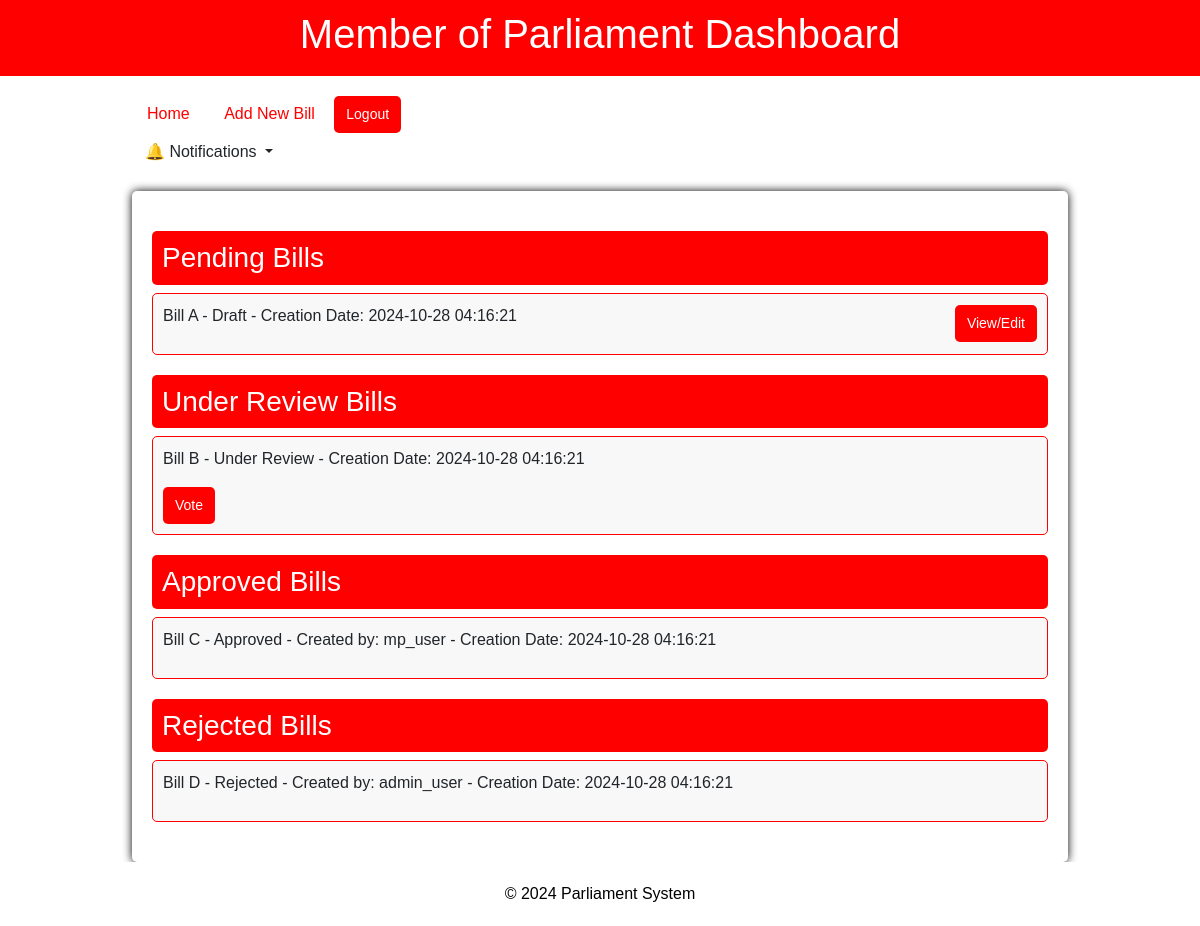
/MPDashboard (signed in), run on the app's committed database.
### tables this page shows
CREATE TABLE IF NOT EXISTS `bill` (
  `id` int(11) NOT NULL AUTO_INCREMENT,
  `title` varchar(255) NOT NULL,
  `description` text NOT NULL,
  `author_id` int(11) DEFAULT NULL,
  `draft_content` text DEFAULT NULL,
  `status` enum('Draft', 'Under Review', 'Approved', 'Rejected') NOT NULL,
  `created_time` timestamp NOT NULL DEFAULT current_timestamp(),
  `updated_time` timestamp NOT NULL DEFAULT current_timestamp() ON UPDATE current_timestamp(),
  PRIMARY KEY (`id`),
  KEY `author_id` (`author_id`),
  CONSTRAINT `bill_ibfk_1` FOREIGN KEY (`author_id`) REFERENCES `user` (`id`)
);

CREATE TABLE IF NOT EXISTS `user` (
  `id` int(11) NOT NULL AUTO_INCREMENT,
  `username` varchar(50) NOT NULL,
  `password_hash` varchar(255) NOT NULL,
  `role` enum('MP', 'Reviewer', 'Administrator') NOT NULL,
  `email` varchar(100) NOT NULL,
  `created_time` timestamp NOT NULL DEFAULT current_timestamp(),
  `updated_time` timestamp NOT NULL DEFAULT current_timestamp() ON UPDATE current_timestamp(),
  PRIMARY KEY (`id`)
);

### src/BaseController.php (called while the page is built)
<?php
class BaseController
{
    protected function render($view, $data = [])
    {
        extract($data);
        include_once __DIR__ .  "/Views/$view.php";
    }
}

### src/Controllers/DashBoardController.php (called while the page is built, shortened)
<?php
require_once __DIR__ . '/../BaseController.php';
require_once __DIR__ . '/../Repositories/BillRepository.php';
class DashBoardController extends BaseController
{
    private $billRepository;
    public function __construct()
    {
        $this->billRepository = new BillRepository();
    }
    public function MPDashboard()
    {
        $allBills = $this->billRepository->getAllBills();
        $this->render("Dashboard/MP_Dashboard", ["bills" => $allBills]);
    }
}

### src/Repositories/BillRepository.php (called while the page is built, shortened)
<?php
require_once __DIR__ . "/../DB/DB.php";
require_once __DIR__ . "/../Models/Bill.php";
class BillRepository
{
    private DB $dbContext;
    public function __construct()
    {
        $this->dbContext = DB::getInstance();
    }
    public function getAllBills()
    {
        $sqlQuery = "
            SELECT b.*, u.username
            FROM bill b
            JOIN user u ON b.author_id = u.id";
        $billsData = $this->dbContext->query($sqlQuery, [], true);
        $bills = [];
        foreach ($billsData as $billData) {
            $bill = Bill::GenerateBill($billData);
            $bills[] = $bill;
        }
        return $bills;
    }
}

### src/DB/dockerConfig.php (called while the page is built)
<?php
return [
    'DB_HOST'     => 'mysql-db',
    'DB_PORT'     => '3306',
    'DB_DATABASE' => 'legislation',
    'DB_USERNAME' => 'root',
    'DB_PASSWORD' => 'rootpassword'
];

### src/DB/DB.php (called while the page is built, shortened)
<?php
class DB
{
    private $pdo;
    private static $instance = null;
    public function __construct()
    {
        $config = require __DIR__ . '/dockerConfig.php';
        $host     = $config['DB_HOST'];
        $port     = $config['DB_PORT'];
        $dbname   = $config['DB_DATABASE'];
        $username = $config['DB_USERNAME'];
        $password = $config['DB_PASSWORD'];
        $dsn = "mysql:host=$host;port=$port;dbname=$dbname;charset=utf8mb4";
        try {
            $this->pdo = new PDO($dsn, $username, $password);
            $this->pdo->setAttribute(PDO::ATTR_ERRMODE, PDO::ERRMODE_EXCEPTION);
        } catch (PDOException $e) {
            die("Database connection failed: " . $e->getMessage());
        }
    }
    public static function getInstance()
    {
        if (self::$instance === null) {
            self::$instance = new self();
        }
        return self::$instance;
    }
    public function query($sql, $params = [], $fetch = true)
    {
        try {
            $stmt = $this->pdo->prepare($sql);
            $stmt->execute($params);
            if ($fetch) {
                return $stmt->fetchAll(PDO::FETCH_ASSOC);
            }
            return true;
        } catch (PDOException $e) {
            die("Query failed: " . $e->getMessage());
        }
    }
}

### src/Models/Bill.php (called while the page is built, shortened)
<?php
class Bill
{
    private $title;
    private $status;
    private $created_time;
    private $userName;
    public function __construct($id, $title, $description, $author_id, $draft_content, $status, $created_time, $updated_time, $userName = null)
    {
        $this->title = $title;
        $this->status = $status;
        $this->created_time = $created_time;
        $this->userName = $userName;
    }
    public function getTitle()
    {
        return $this->title;
    }
    public function getStatus()
    {
        return $this->status;
    }
    public function getCreatedTime()
    {
        return $this->created_time;
    }
    public function getUsername()
    {
        return $this->userName;
    }
    public static function GenerateBill(array $data)
    {
        return new self(
            $data['id'],
            $data['title'],
            $data['description'],
            $data['author_id'],
            $data['draft_content'],
            $data['status'],
            $data['created_time'],
            $data['updated_time'],
            $data["username"]
        );
    }
}

### src/Views/Dashboard/MP_Dashboard.php (the view, shortened to what this page needs)
<!DOCTYPE html>
<html lang="en">
<head>
    <link href="https://cdn.jsdelivr.net/npm/bootstrap@5.3.0/dist/css/bootstrap.min.css" rel="stylesheet">
</head>
<body>
    <header>
        <h1>Member of Parliament Dashboard</h1>
    </header>
    <div class="container">
        <nav>
            <a href="#">Home</a>
            <a href="Bill/AddBill">Add New Bill</a>
            <button id="logoutButton" class="action-button">Logout</button>
            <div class="dropdown">
                <button class="btn dropdown-toggle" type="button" id="notificationDropdown" data-bs-toggle="dropdown" aria-expanded="false">
                    🔔 Notifications
                </button>
            </div>
        </nav>
        <div class="dashboard">
            <div class="section">
                <h3>Pending Bills</h3>
                <?php
                $pendingBills = array_filter($bills, function ($bill) {
                    return $bill->getStatus() === 'Draft';
                });
                ?>
                <?php if (!empty($pendingBills)): ?>
                    <?php foreach ($pendingBills as $bill): ?>
                        <div class="bill-item">
                            <div class="bill-details">
                                <p><?php echo htmlspecialchars($bill->getTitle()) . " - Creation Date: " . htmlspecialchars($bill->getCreatedTime()); ?></p>
                            </div>
                            <div class="button-container">
                                <form action="Bill/EditBill" method="GET">
                                    <button type="submit" class="action-button">View/Edit</button>
                                </form>
                            </div>
                        </div>
                    <?php endforeach; ?>
                <?php else: ?>
                    <p>No pending bills available.</p>
                <?php endif; ?>
            </div>
            <div class="section">
                <h3>Under Review Bills</h3>
                <?php
                $underReviewBills = array_filter($bills, function ($bill) {
                    return $bill->getStatus() === 'Under Review';
                });
                ?>
                <?php if (!empty($underReviewBills)): ?>
                    <?php foreach ($underReviewBills as $bill): ?>
                        <div class="bill-item">
                            <div class="bill-details">
                                <p><?php echo htmlspecialchars($bill->getTitle()) . " - Creation Date: " . htmlspecialchars($bill->getCreatedTime()); ?></p>
                                <form action="Bill/Voting" method="GET">
                                    <button type="submit" class="action-button">Vote</button>
                                </form>
                            </div>
                        </div>
                    <?php endforeach; ?>
                <?php else: ?>
                    <p>No bills under review.</p>
                <?php endif; ?>
            </div>
            <div class="section">
                <h3>Approved Bills</h3>
                <?php
                $acceptedBills = array_filter($bills, function ($bill) {
                    return $bill->getStatus() === 'Approved';
                });
                ?>
                <?php if (!empty($acceptedBills)): ?>
                    <?php foreach ($acceptedBills as $bill): ?>
                        <div class="bill-item">
                            <div class="bill-details">
                                <p><?php echo htmlspecialchars($bill->getTitle()) . " - Created by: " . htmlspecialchars($bill->getUsername()) . " - Creation Date: " . htmlspecialchars($bill->getCreatedTime()); ?></p>
                            </div>
                        </div>
                    <?php endforeach; ?>
                <?php else: ?>
                    <p>No accepted bills available.</p>
                <?php endif; ?>
            </div>
            <div class="section">
                <h3>Rejected Bills</h3>
                <?php
                $rejectedBills = array_filter($bills, function ($bill) {
                    return $bill->getStatus() === 'Rejected';
                });
                ?>
                <?php if (!empty($rejectedBills)): ?>
                    <?php foreach ($rejectedBills as $bill): ?>
                        <div class="bill-item">
                            <div class="bill-details">
                                <p><?php echo htmlspecialchars($bill->getTitle()) . " - Created by: " . htmlspecialchars($bill->getUsername()) . " - Creation Date: " . htmlspecialchars($bill->getCreatedTime()); ?></p>
                            </div>
                        </div>
                    <?php endforeach; ?>
                <?php else: ?>
                    <p>No rejected bills available.</p>
                <?php endif; ?>
            </div>
        </div>
    </div>
    <footer>
        <p>&copy; 2024 Parliament System</p>
    </footer>
</body>
</html>

### src/index.php (shortened to what this page needs)
<?php
$router = include __DIR__ . "/routes.php";
$uri = $_SERVER['REQUEST_URI'];
$pathData = getPath($uri);
if ($_SERVER["REQUEST_METHOD"] == "POST") {
    $router->routeLink($pathData["route"], $_POST);
} else {
    $router->routeLink($pathData["route"], $_GET);
}

### src/Router.php (shortened to what this page needs)
<?php
class Router
{
    public $routeList = [];
    public function addRoute($route, $action, $controller, $requestType = 'GET')
    {
        $this->routeList[$route] = [
            "action" => $action,
            "controller" => $controller,
            'method' => $requestType
        ];
    }
    public function routeLink($uri, $data = [])
    {
        if (array_key_exists($uri, $this->routeList)) {
            $action = $this->routeList[$uri]["action"];
            $controller = new $controller();
            $method = $this->routeList[$uri]["method"];
            if ($_SERVER["REQUEST_METHOD"] ===  "POST" && $method === "POST") {
                call_user_func_array([$controller, $action], $data);
            } else if ($_SERVER["REQUEST_METHOD"] ===  "GET" && $method === "GET") {
                $controller->$action($data);
            } else {
                $error = "Not a Valid Route";
                include __DIR__ . "/Views/error/error.php";
            }
        } else {
            $error = "Not a Valid Route";
            include __DIR__ . "/Views/error/error.php";
        }
    }
}

### src/Views/Dashboard/MP_Dashboard.php (style rules this page uses)
body { font-family: Arial, sans-serif; margin: 0; padding: 0; background-color: #ffffff; }
.container { width: 80%; margin: auto; overflow: hidden; }
header { background: #ff0000; color: #ffffff; padding: 10px 0; text-align: center; }
nav { margin: 20px 0; }
nav a { margin: 0 15px; color: #ff0000; text-decoration: none; }
.dashboard { background: #ffffff; padding: 20px; border-radius: 5px; box-shadow: 0 0 10px #000000; }
.section { margin: 20px 0; }
.section h3 { background: #ff0000; color: #ffffff; padding: 10px; border-radius: 5px; }
.bill-item { display: flex; justify-content: space-between; align-items: center; background-color: #f8f8f8; padding: 10px; margin-bottom: 15px; border: 1px solid #ff0000; border-radius: 5px; }
.bill-details { flex: 1; }
.button-container { display: flex; gap: 10px; }
.action-button { background-color: #ff0000; color: white; border: none; padding: 8px 12px; border-radius: 5px; cursor: pointer; font-size: 14px; }
footer { text-align: center; margin: 20px 0; color: #000000; }

### data on the page
bill: title "Bill A - Draft", created_time "2024-10-28 04:16:21"
bill: title "Bill B - Under Review", created_time "2024-10-28 04:16:21"
bill: title "Bill C - Approved", author.username "mp_user", created_time "2024-10-28 04:16:21"
bill: title "Bill D - Rejected", author.username "admin_user", created_time "2024-10-28 04:16:21"
